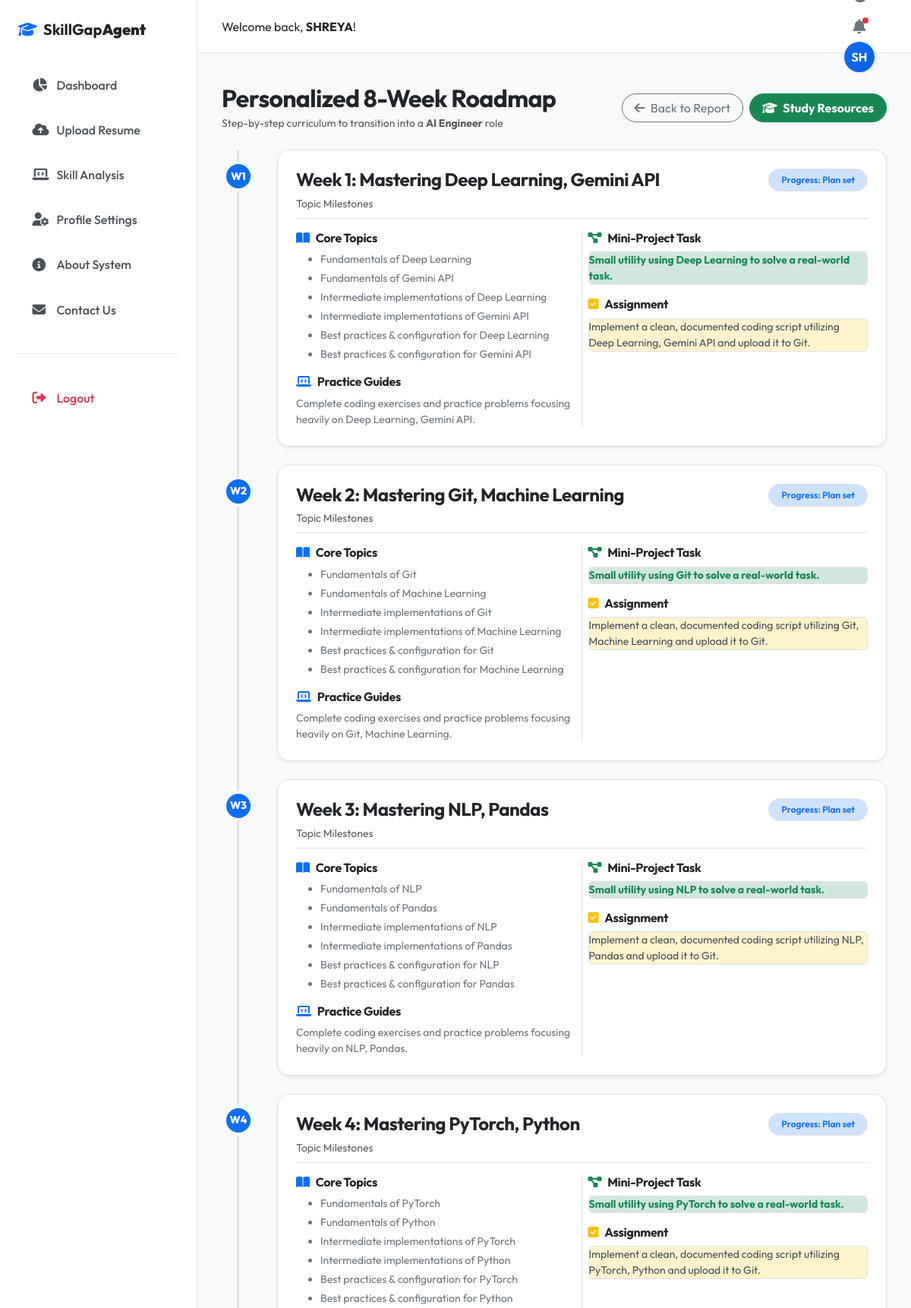
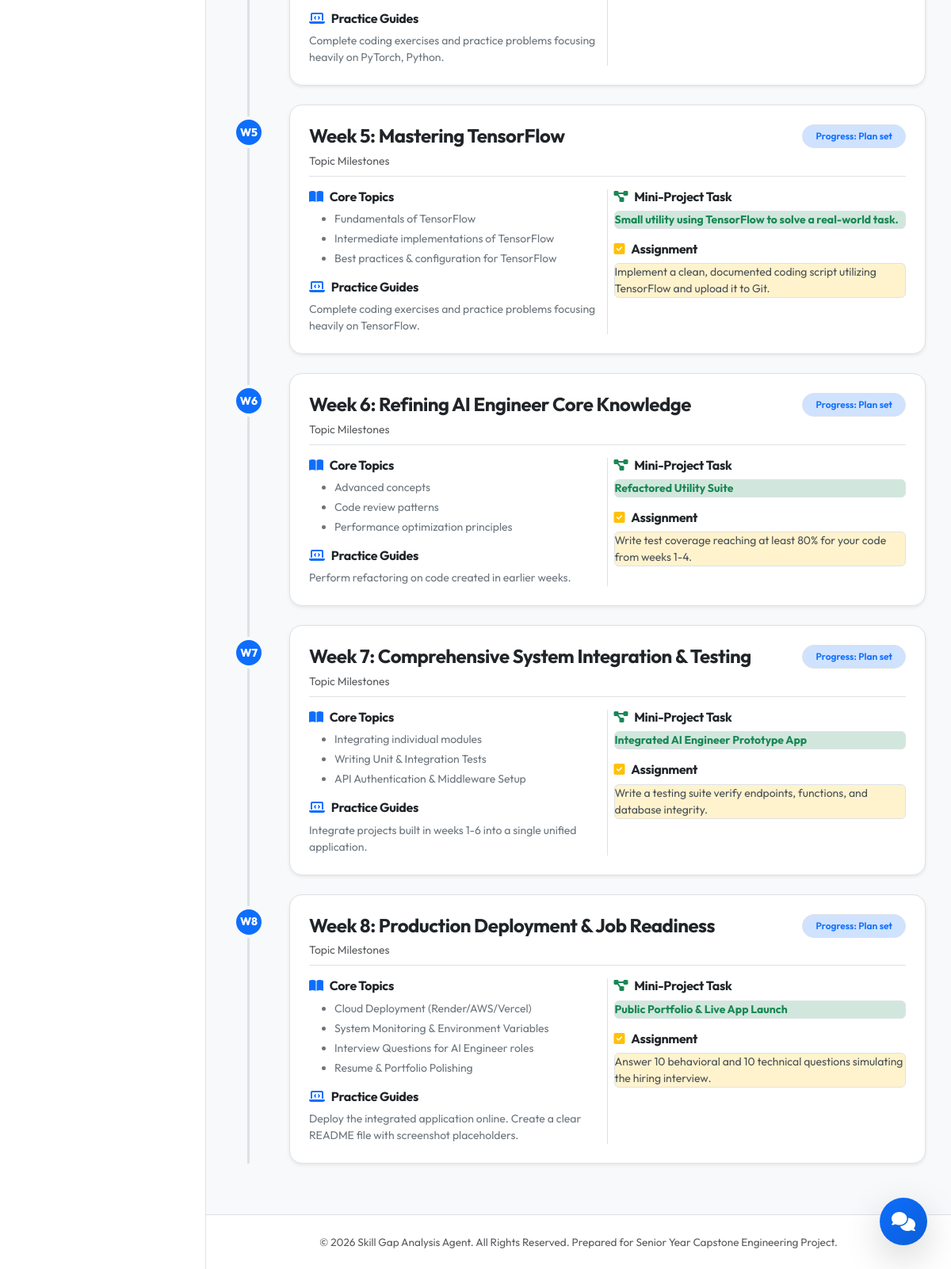
Screenshot of /roadmap/2 (signed in) with the database file from the repository (2 pictures, top to bottom).
### tables this page shows
CREATE TABLE users (
            id INTEGER PRIMARY KEY AUTOINCREMENT,
            username TEXT UNIQUE NOT NULL,
            email TEXT UNIQUE NOT NULL,
            password TEXT NOT NULL,
            created_at TIMESTAMP DEFAULT CURRENT_TIMESTAMP
        );

CREATE TABLE analysis (
            id INTEGER PRIMARY KEY AUTOINCREMENT,
            user_id INTEGER NOT NULL,
            job_role TEXT NOT NULL,
            match_percentage REAL NOT NULL,
            matched_skills TEXT NOT NULL,
            missing_skills TEXT NOT NULL,
            extra_skills TEXT NOT NULL,
            created_at TIMESTAMP DEFAULT CURRENT_TIMESTAMP,
            FOREIGN KEY (user_id) REFERENCES users(id) ON DELETE CASCADE
        );

### routes.py (the view)
@main_bp.route('/roadmap/<int:analysis_id>')
@login_required
def roadmap(analysis_id):
    conn = get_db_connection()
    cursor = conn.cursor()
    cursor.execute("SELECT job_role FROM analysis WHERE id = ? AND user_id = ?", (analysis_id, current_user.id))
    analysis_row = cursor.fetchone()
    if not analysis_row:
        conn.close()
        flash("Roadmap data not found.", "danger")
        return redirect(url_for('main.dashboard'))
    cursor.execute("SELECT roadmap_data FROM learning_roadmap WHERE analysis_id = ?", (analysis_id,))
    roadmap_row = cursor.fetchone()
    conn.close()
    roadmap_data = []
    if roadmap_row:
        roadmap_data = json.loads(roadmap_row['roadmap_data'])
    return render_template('roadmap.html', analysis_id=analysis_id, job_role=analysis_row['job_role'], roadmap=roadmap_data)

### app.py (called while the page is built)
def create_app():
    app = Flask(__name__)
    app.config.from_object(Config)
    with app.app_context():
        init_db()
        print("Database initialized successfully.")
    login_manager = LoginManager()
    login_manager.login_view = 'main.login'
    login_manager.login_message = "Please log in to access this page."
    login_manager.login_message_category = "info"
    login_manager.init_app(app)
    @login_manager.user_loader
    def load_user(user_id):
        return User.get(int(user_id))
    app.register_blueprint(main_bp)
    return app

### database.py (called while the page is built)
def get_db_connection():
    conn = sqlite3.connect(Config.DATABASE)
    conn.row_factory = sqlite3.Row
    return conn

### models.py (called while the page is built)
    @staticmethod
    def get(user_id):
        conn = get_db_connection()
        cursor = conn.cursor()
        cursor.execute("SELECT * FROM users WHERE id = ?", (user_id,))
        row = cursor.fetchone()
        conn.close()
        if row:
            return User(id=row['id'], username=row['username'], email=row['email'], password=row['password'])
        return None

### templates/roadmap.html (shortened to what this page needs)
{% extends "base.html" %}
{% block content %}
<div class="container-fluid px-0">
    <div class="d-flex flex-column flex-md-row justify-content-between align-items-md-center gap-3 mb-4">
        <div>
            <h2 class="fw-bold mb-1">Personalized 8-Week Roadmap</h2>
            <p class="text-muted small mb-0">Step-by-step curriculum to transition into a <strong>{{ job_role }}</strong> role</p>
        </div>
        <div class="d-flex gap-2">
            <a href="{{ url_for('main.result', analysis_id=analysis_id) }}" class="btn btn-outline-secondary rounded-pill px-3">
                <i class="fa-solid fa-arrow-left me-1"></i> Back to Report
            </a>
            <a href="{{ url_for('main.recommendations', analysis_id=analysis_id) }}" class="btn btn-success rounded-pill px-3 fw-bold">
                <i class="fa-solid fa-graduation-cap me-1"></i> Study Resources
            </a>
        </div>
    </div>
    <div class="roadmap-timeline">
        {% for week in roadmap %}
        <div class="timeline-item mb-4">
            <div class="timeline-badge bg-primary text-white">
                W{{ week.week_number }}
            </div>
            <div class="card border-0 shadow-sm rounded-4 timeline-card p-4 hover-lift">
                <div class="d-flex justify-content-between align-items-start flex-wrap gap-2 mb-3 border-bottom pb-2">
                    <div>
                        <h4 class="fw-bold text-dark mb-1">Week {{ week.week_number }}: {{ week.title }}</h4>
                        <span class="text-muted small">Topic Milestones</span>
                    </div>
                    <div class="badge bg-primary-subtle text-primary border border-primary-subtle px-3 py-2 rounded-pill fw-semibold">
                        Progress: Plan set
                    </div>
                </div>
                <div class="row g-3">
                    <div class="col-md-6 border-end-md">
                        <h6 class="fw-bold text-dark"><i class="fa-solid fa-book-open text-primary me-2"></i>Core Topics</h6>
                        <ul class="mb-3">
                            {% for topic in week.topics %}
                            <li class="text-secondary small mb-1">{{ topic }}</li>
                            {% endfor %}
                        </ul>
                        <h6 class="fw-bold text-dark"><i class="fa-solid fa-laptop-code text-primary me-2"></i>Practice Guides</h6>
                        <p class="text-secondary small mb-0">{{ week.practice }}</p>
                    </div>
                    <div class="col-md-6">
                        <div class="mb-3">
                            <h6 class="fw-bold text-dark"><i class="fa-solid fa-diagram-project text-success me-2"></i>Mini-Project Task</h6>
                            <div class="p-2.5 rounded bg-success-subtle border border-success-subtle text-success small">
                                <strong>{{ week.mini_project }}</strong>
                            </div>
                        </div>
                        <div>
                            <h6 class="fw-bold text-dark"><i class="fa-solid fa-square-check text-warning me-2"></i>Assignment</h6>
                            <div class="p-2.5 rounded bg-warning-subtle border border-warning-subtle text-dark-emphasis small">
                                {{ week.assignment }}
                            </div>
                        </div>
                    </div>
                </div>
            </div>
        </div>
        {% endfor %}
    </div>
</div>
{% endblock %}

### templates/base.html (shortened to what this page needs)
<!DOCTYPE html>
<html lang="en">
<head>
    <link href="https://cdn.jsdelivr.net/npm/bootstrap@5.3.0/dist/css/bootstrap.min.css" rel="stylesheet">
    <link rel="stylesheet" href="https://cdnjs.cloudflare.com/ajax/libs/font-awesome/6.4.0/css/all.min.css">
    <link rel="stylesheet" href="{{ url_for('static', filename='css/style.css') }}">
    <link rel="stylesheet" href="{{ url_for('static', filename='css/dashboard.css') }}">
</head>
<body>
    <div class="app-container">
        {% if current_user.is_authenticated %}
        <aside class="sidebar">
            <div class="sidebar-brand">
                <i class="fa-solid fa-graduation-cap text-primary me-2"></i>
                <span>SkillGap<strong>Agent</strong></span>
            </div>
            <nav class="sidebar-nav">
                <a href="{{ url_for('main.dashboard') }}" class="nav-item {% if request.endpoint == 'main.dashboard' %}active{% endif %}">
                    <i class="fa-solid fa-chart-pie"></i><span>Dashboard</span>
                </a>
                <a href="{{ url_for('main.upload') }}" class="nav-item {% if request.endpoint == 'main.upload' %}active{% endif %}">
                    <i class="fa-solid fa-cloud-arrow-up"></i><span>Upload Resume</span>
                </a>
                <a href="{{ url_for('main.analysis') }}" class="nav-item {% if request.endpoint == 'main.analysis' or request.endpoint == 'main.result' %}active{% endif %}">
                    <i class="fa-solid fa-laptop-code"></i><span>Skill Analysis</span>
                </a>
                <a href="{{ url_for('main.profile') }}" class="nav-item {% if request.endpoint == 'main.profile' %}active{% endif %}">
                    <i class="fa-solid fa-user-gear"></i><span>Profile Settings</span>
                </a>
                <a href="{{ url_for('main.about') }}" class="nav-item {% if request.endpoint == 'main.about' %}active{% endif %}">
                    <i class="fa-solid fa-circle-info"></i><span>About System</span>
                </a>
                <a href="{{ url_for('main.contact') }}" class="nav-item {% if request.endpoint == 'main.contact' %}active{% endif %}">
                    <i class="fa-solid fa-envelope"></i><span>Contact Us</span>
                </a>
                <hr class="sidebar-divider">
                <a href="{{ url_for('main.logout') }}" class="nav-item text-danger">
                    <i class="fa-solid fa-right-from-bracket"></i><span>Logout</span>
                </a>
            </nav>
        </aside>
        {% endif %}
        <div class="main-wrapper">
            <header class="top-header">
                <div class="header-left">
                    {% if current_user.is_authenticated %}
                    <span class="welcome-text">Welcome back, <strong>{{ current_user.username }}</strong>!</span>
                    {% else %}
                    <a href="{{ url_for('main.index') }}" class="header-brand">
                        <i class="fa-solid fa-graduation-cap text-primary me-2"></i>
                        <span>SkillGap<strong>Agent</strong></span>
                    </a>
                    {% endif %}
                </div>
                <div class="header-right">
                    <button class="theme-toggle-btn" id="theme-toggle" title="Toggle Light/Dark Mode">
                        <i class="fa-solid fa-moon"></i>
                    </button>
                    {% if current_user.is_authenticated %}
                    <div class="dropdown me-3">
                        <button class="header-btn" type="button" data-bs-toggle="dropdown" aria-expanded="false" id="notif-btn">
                            <i class="fa-solid fa-bell"></i>
                            <span class="badge-dot bg-danger"></span>
                        </button>
                    </div>
                    <div class="dropdown">
                        <button class="header-profile-btn" type="button" data-bs-toggle="dropdown" aria-expanded="false">
                            <div class="profile-avatar">{{ current_user.username[:2].upper() }}</div>
                        </button>
                    </div>
                    {% else %}
                    <a href="{{ url_for('main.login') }}" class="btn btn-outline-primary btn-sm px-3 me-2">Login</a>
                    <a href="{{ url_for('main.register') }}" class="btn btn-primary btn-sm px-3">Register</a>
                    {% endif %}
                </div>
            </header>
            <main class="content-body">
                {% block content %}{% endblock %}
            </main>
            <footer class="main-footer">
                <div class="container-fluid text-center text-muted">
                    <p class="mb-0">&copy; 2026 Skill Gap Analysis Agent. All Rights Reserved. Prepared for Senior Year Capstone Engineering Project.</p>
                </div>
            </footer>
        </div>
    </div>
    {% if current_user.is_authenticated %}
    <button class="chat-toggle-btn shadow-lg" id="chat-toggle" title="Chat with AI Career Buddy">
        <i class="fa-solid fa-comments"></i>
    </button>
    {% endif %}
</body>
</html>

### static/css/style.css (style rules this page uses)
:root { --primary: #0d6efd; --primary-gradient: linear-gradient(135deg, #0d6efd, #0b5ed7); --secondary: #6c757d; --success: #198754; --danger: #dc3545; --warning: #ffc107; --info: #0dcaf0; --bg-body: #f8f9fa; --bg-card: #ffffff; --bg-sidebar: #ffffff; --bg-header: #ffffff; --border-color: #dee2e6; --text-primary: #212529; --text-secondary: #495057; --text-muted: #6c757d; --text-white: #ffffff; --shadow-sm: 0 .125rem .25rem rgba(0,0,0,.075); --shadow-md: 0 .5rem 1rem rgba(0,0,0,.05); --shadow-lg: 0 1rem 3rem rgba(0,0,0,.1); --font-sans: 'Outfit', -apple-system, BlinkMacSystemFont, "Segoe UI", Roboto, "Helvetica Neue", Arial, sans-serif; --transition-speed: 0.3s; }
* { box-sizing: border-box; margin: 0; padding: 0; }
body { font-family: var(--font-sans); background-color: var(--bg-body); color: var(--text-primary); transition: background-color var(--transition-speed), color var(--transition-speed); overflow-x: hidden; min-height: 100vh; }
.app-container { display: flex; min-height: 100vh; width: 100vw; position: relative; }
.main-wrapper { display: flex; flex-direction: column; flex-grow: 1; min-height: 100vh; padding-left: 260px; transition: padding-left var(--transition-speed) ease; }
.content-body { flex-grow: 1; padding: 2.5rem 2rem; max-width: 1300px; width: 100%; margin: 0 auto; }
.main-footer { padding: 1.5rem 0; background-color: var(--bg-header); border-top: 1px solid var(--border-color); font-size: 0.85rem; }
h1, h2, h3, h4, h5, h6 { font-weight: 700; letter-spacing: -0.02em; color: var(--text-primary); }
.card { background-color: var(--bg-card) !important; border: 1px solid var(--border-color) !important; transition: transform var(--transition-speed) ease, box-shadow var(--transition-speed) ease, background-color var(--transition-speed), border-color var(--transition-speed); }
.border { border-color: var(--border-color) !important; }
.sidebar { position: fixed; top: 0; left: 0; bottom: 0; width: 260px; background-color: var(--bg-sidebar); border-right: 1px solid var(--border-color); z-index: 100; padding: 1.5rem; display: flex; flex-direction: column; transition: transform var(--transition-speed) ease, background-color var(--transition-speed), border-color var(--transition-speed); }
.sidebar-brand { display: flex; align-items: center; font-size: 1.25rem; font-weight: 700; color: var(--text-primary); margin-bottom: 2rem; }
.sidebar-nav { display: flex; flex-direction: column; gap: 0.5rem; }
.nav-item { display: flex; align-items: center; padding: 0.85rem 1.15rem; color: var(--text-secondary); text-decoration: none; border-radius: 12px; font-weight: 500; transition: background-color var(--transition-speed), color var(--transition-speed); }
.nav-item i { width: 20px; margin-right: 12px; font-size: 1.1rem; }
.sidebar-divider { border-top: 1px solid var(--border-color); margin: 1.5rem 0; opacity: 0.8; }
.top-header { height: 70px; background-color: var(--bg-header); border-bottom: 1px solid var(--border-color); display: flex; align-items: center; justify-content: space-between; padding: 0 2rem; position: sticky; top: 0; z-index: 99; transition: background-color var(--transition-speed), border-color var(--transition-speed); }
.theme-toggle-btn { background: none; border: none; cursor: pointer; font-size: 1.25rem; color: var(--text-muted); width: 40px; height: 40px; border-radius: 50%; display: flex; align-items: center; justify-content: center; transition: background-color var(--transition-speed), color var(--transition-speed); }
.header-btn { background: none; border: none; position: relative; font-size: 1.2rem; color: var(--text-muted); width: 40px; height: 40px; border-radius: 50%; display: flex; align-items: center; justify-content: center; transition: background-color var(--transition-speed); }
.badge-dot { position: absolute; top: 8px; right: 8px; width: 8px; height: 8px; border-radius: 50%; }
.header-profile-btn { background: none; border: none; padding: 0; }
.profile-avatar { width: 40px; height: 40px; border-radius: 50%; background: var(--primary-gradient); color: var(--text-white); font-weight: 700; display: flex; align-items: center; justify-content: center; box-shadow: var(--shadow-sm); }

### rows the page displays
users: username "SHREYA", username "SH"
analysis: job_role "AI Engineer"

### other values shown
{{ week.week_number }} "1" "2" "3" "4" "5" "6" "7" "8"
{{ week.title }} "Mastering Deep Learning, Gemini API" "Mastering Git, Machine Learning" "Mastering NLP, Pandas" "Mastering PyTorch, Python" "Mastering TensorFlow" "Refining AI Engineer Core Knowledge" "Comprehensive System Integration & Testing" "Production Deployment & Job Readiness"
{{ topic }} "Fundamentals of Deep Learning" "Fundamentals of Gemini API" "Intermediate implementations of Deep Learning" "Intermediate implementations of Gemini API" "Best practices & configuration for Deep Learning" "Best practices & configuration for Gemini API" "Fundamentals of Git" "Fundamentals of Machine Learning" "Intermediate implementations of Git" "Intermediate implementations of Machine Learning" "Best practices & configuration for Git" "Best practices & configuration for Machine Learning" "Fundamentals of NLP" "Fundamentals of Pandas" "Intermediate implementations of NLP" "Intermediate implementations of Pandas" "Best practices & configuration for NLP" "Best practices & configuration for Pandas" "Fundamentals of PyTorch" "Fundamentals of Python" "Intermediate implementations of PyTorch" "Intermediate implementations of Python" "Best practices & configuration for PyTorch" "Best practices & configuration for Python" "Fundamentals of TensorFlow" "Intermediate implementations of TensorFlow" "Best practices & configuration for TensorFlow" "Advanced concepts" "Code review patterns" "Performance optimization principles" "Integrating individual modules" "Writing Unit & Integration Tests" "API Authentication & Middleware Setup" "Cloud Deployment (Render/AWS/Vercel)" "System Monitoring & Environment Variables" "Interview Questions for AI Engineer roles" "Resume & Portfolio Polishing"
{{ week.practice }} "Complete coding exercises and practice problems focusing heavily on Deep Learning, Gemini API." "Complete coding exercises and practice problems focusing heavily on Git, Machine Learning." "Complete coding exercises and practice problems focusing heavily on NLP, Pandas." "Complete coding exercises and practice problems focusing heavily on PyTorch, Python." "Complete coding exercises and practice problems focusing heavily on TensorFlow." "Perform refactoring on code created in earlier weeks." "Integrate projects built in weeks 1-6 into a single unified application." "Deploy the integrated application online. Create a clear README file with screenshot placeholders."
{{ week.mini_project }} "Small utility using Deep Learning to solve a real-world task." "Small utility using Git to solve a real-world task." "Small utility using NLP to solve a real-world task." "Small utility using PyTorch to solve a real-world task." "Small utility using TensorFlow to solve a real-world task." "Refactored Utility Suite" "Integrated AI Engineer Prototype App" "Public Portfolio & Live App Launch"
{{ week.assignment }} "Implement a clean, documented coding script utilizing Deep Learning, Gemini API and upload it to Git." "Implement a clean, documented coding script utilizing Git, Machine Learning and upload it to Git." "Implement a clean, documented coding script utilizing NLP, Pandas and upload it to Git." "Implement a clean, documented coding script utilizing PyTorch, Python and upload it to Git." "Implement a clean, documented coding script utilizing TensorFlow and upload it to Git." "Write test coverage reaching at least 80% for your code from weeks 1-4." "Write a testing suite verify endpoints, functions, and database integrity." "Answer 10 behavioral and 10 technical questions simulating the hiring interview."
